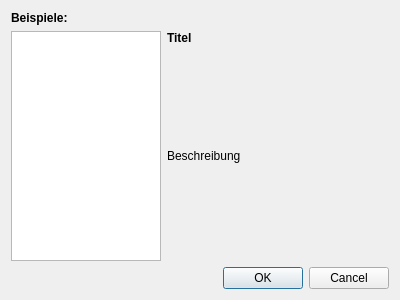
<?xml version="1.0" encoding="UTF-8"?>
<ui version="4.0">
 <class>ExamplesDialog</class>
 <widget class="QDialog" name="ExamplesDialog">
  <property name="windowModality">
   <enum>Qt::ApplicationModal</enum>
  </property>
  <property name="geometry">
   <rect>
    <x>0</x>
    <y>0</y>
    <width>400</width>
    <height>300</height>
   </rect>
  </property>
  <property name="minimumSize">
   <size>
    <width>320</width>
    <height>150</height>
   </size>
  </property>
  <property name="windowTitle">
   <string>Beispiele</string>
  </property>
  <layout class="QVBoxLayout" name="verticalLayout">
   <item>
    <widget class="QLabel" name="examplesLabel">
     <property name="font">
      <font>
       <weight>75</weight>
       <bold>true</bold>
      </font>
     </property>
     <property name="text">
      <string>Beispiele:</string>
     </property>
    </widget>
   </item>
   <item>
    <layout class="QHBoxLayout" name="horizontalLayout">
     <item>
      <widget class="QListWidget" name="examplesList">
       <property name="sizePolicy">
        <sizepolicy hsizetype="Minimum" vsizetype="Expanding">
         <horstretch>0</horstretch>
         <verstretch>0</verstretch>
        </sizepolicy>
       </property>
       <property name="minimumSize">
        <size>
         <width>150</width>
         <height>0</height>
        </size>
       </property>
       <property name="maximumSize">
        <size>
         <width>150</width>
         <height>16777215</height>
        </size>
       </property>
       <property name="editTriggers">
        <set>QAbstractItemView::NoEditTriggers</set>
       </property>
       <property name="showDropIndicator" stdset="0">
        <bool>false</bool>
       </property>
       <property name="verticalScrollMode">
        <enum>QAbstractItemView::ScrollPerPixel</enum>
       </property>
       <property name="horizontalScrollMode">
        <enum>QAbstractItemView::ScrollPerPixel</enum>
       </property>
       <property name="spacing">
        <number>5</number>
       </property>
      </widget>
     </item>
     <item>
      <layout class="QVBoxLayout" name="verticalLayout_2">
       <item>
        <widget class="QLabel" name="titleLabel">
         <property name="sizePolicy">
          <sizepolicy hsizetype="Preferred" vsizetype="Fixed">
           <horstretch>0</horstretch>
           <verstretch>0</verstretch>
          </sizepolicy>
         </property>
         <property name="font">
          <font>
           <weight>75</weight>
           <bold>true</bold>
          </font>
         </property>
         <property name="text">
          <string>Titel</string>
         </property>
        </widget>
       </item>
       <item>
        <widget class="QLabel" name="descriptionLabel">
         <property name="sizePolicy">
          <sizepolicy hsizetype="Minimum" vsizetype="Preferred">
           <horstretch>0</horstretch>
           <verstretch>0</verstretch>
          </sizepolicy>
         </property>
         <property name="minimumSize">
          <size>
           <width>150</width>
           <height>0</height>
          </size>
         </property>
         <property name="text">
          <string>Beschreibung</string>
         </property>
         <property name="wordWrap">
          <bool>true</bool>
         </property>
        </widget>
       </item>
      </layout>
     </item>
    </layout>
   </item>
   <item>
    <widget class="QDialogButtonBox" name="buttonBox">
     <property name="standardButtons">
      <set>QDialogButtonBox::Cancel|QDialogButtonBox::Ok</set>
     </property>
    </widget>
   </item>
  </layout>
 </widget>
 <resources/>
 <connections>
  <connection>
   <sender>buttonBox</sender>
   <signal>accepted()</signal>
   <receiver>ExamplesDialog</receiver>
   <slot>accept()</slot>
   <hints>
    <hint type="sourcelabel">
     <x>248</x>
     <y>254</y>
    </hint>
    <hint type="destinationlabel">
     <x>157</x>
     <y>274</y>
    </hint>
   </hints>
  </connection>
  <connection>
   <sender>buttonBox</sender>
   <signal>rejected()</signal>
   <receiver>ExamplesDialog</receiver>
   <slot>reject()</slot>
   <hints>
    <hint type="sourcelabel">
     <x>316</x>
     <y>260</y>
    </hint>
    <hint type="destinationlabel">
     <x>286</x>
     <y>274</y>
    </hint>
   </hints>
  </connection>
 </connections>
</ui>
